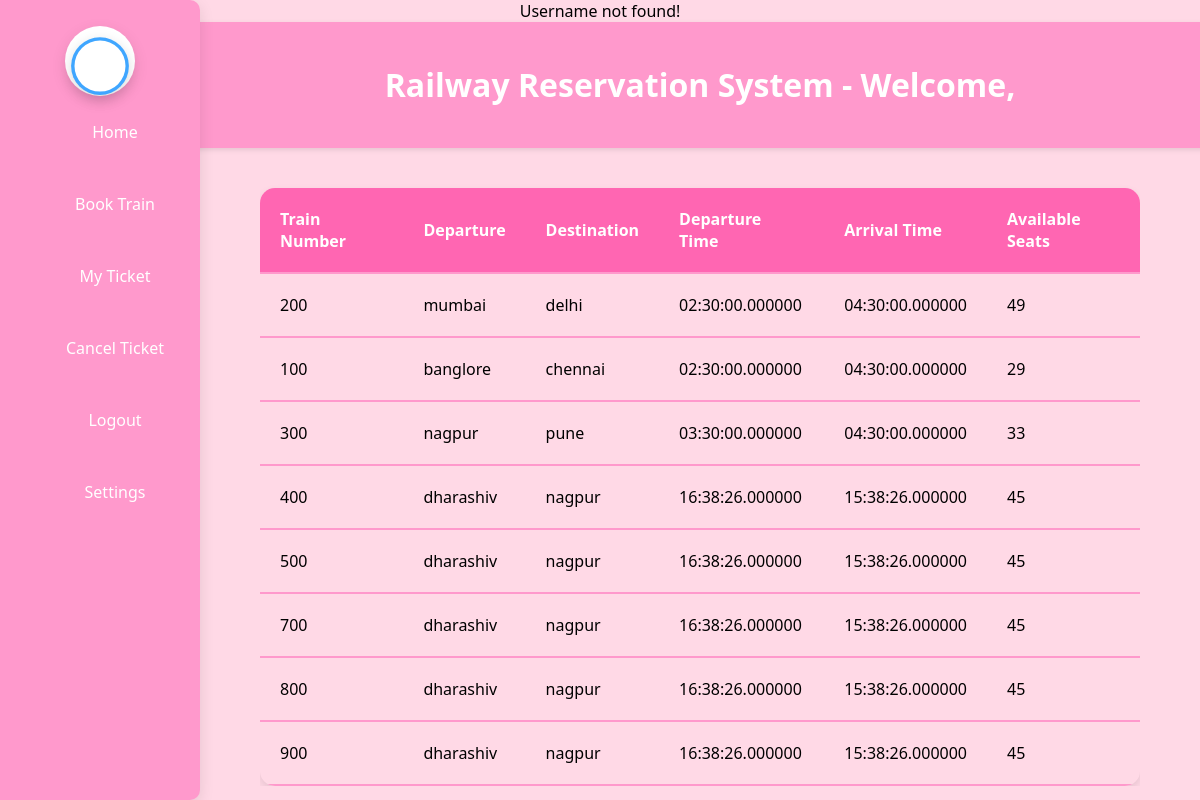
Page /table.php on the committed database.
### tables this page shows
CREATE TABLE `train` (
  `Train Number` int(20) NOT NULL,
  `Departure` varchar(20) NOT NULL,
  `Destination` varchar(20) NOT NULL,
  `Departure Time` time(6) NOT NULL,
  `Arrival Time` time(6) NOT NULL,
  `Available Seats` int(20) NOT NULL,
  `Action` varchar(20) NOT NULL
);

### table.php (the view, shortened to what this page needs)
<!DOCTYPE html>
<html lang="en">
<body>
<?php include ('navheader.php'); ?>
    <div class="table-container">
        <table>
            <thead>
                <tr>
                    <th>Train Number</th>
                    <th>Departure</th>
                    <th>Destination</th>
                    <th>Departure Time</th>
                    <th>Arrival Time</th>
                    <th>Available Seats</th>
                </tr>
            </thead>
            <tbody>
                <?php
                $host = 'localhost';
                $db_username = 'root';
                $db_password = '';
                $database = 'traindetails';
                $conn = new mysqli($host, $db_username, $db_password, $database);
                $sql = "SELECT * FROM train";
                $result = $conn->query($sql);
                if ($result->num_rows > 0) {
                    while ($row = $result->fetch_assoc()) {
                        echo "<tr>";
                        echo "<td>" . $row['Train Number'] . "</td>";
                        echo "<td>" . $row['Departure'] . "</td>";
                        echo "<td>" . $row['Destination'] . "</td>";
                        echo "<td>" . $row['Departure Time'] . "</td>";
                        echo "<td>" . $row['Arrival Time'] . "</td>";
                        echo "<td>" . $row['Available Seats'] . "</td>";
                        echo "</tr>";
                    }
                } else {
                    echo "<tr><td colspan='7'>No train details found.</td></tr>";
                }
                ?>
            </tbody>
        </table>
    </div>
</body>
</html>

### navheader.php (shortened to what this page needs)
<?php
if (isset($_SESSION['username'])) {
    $username = $_SESSION['username'];
} else {
    echo "Username not found!";
}
?>
<!DOCTYPE html>
<html lang="en">
<head>
</head>
<body>
    <div class="navbar">
        <ul>
            <li class="circle-indicator"><span></span></li>
            <li><a href="table.php"><span class="text">Home</span></a></li>
            <li><a href="train_book.php"><span class="text">Book Train</span></a></li>
            <li><a href="myticket.php"><span class="text">My Ticket</span></a></li>
            <li><a href="#"><span class="text">Cancel Ticket</span></a></li>
            <li><a href="login.php"><span class="text">Logout</span></a></li>
            <li><a href="#"><span class="text">Settings</span></a></li>
        </ul>
    </div>
    <div class="header">
        <h1 style="color: #ffffff;">Railway Reservation System - Welcome,
        </h1>
    </div>
</body>
</html>

### navheader.php (style rules this page uses)
body { font-family: 'Segoe UI', Tahoma, Geneva, Verdana, sans-serif; margin: 0; padding: 0; display: flex; flex-direction: column; align-items: center; justify-content: flex-start; min-height: 100vh; background-color: #ffd9e6; }
.navbar { background-color: #ff99cc; overflow: hidden; width: 200px; height: 100%; position: fixed; left: 0; top: 0; display: flex; flex-direction: column; justify-content: space-between; align-items: center; z-index: 1; box-shadow: 0 5px 15px rgba(0, 0, 0, 0.1); border-top-right-radius: 10px; border-bottom-right-radius: 10px; }
.navbar ul { display: flex; flex-direction: column; padding: 0; list-style: none; align-items: center; }
.navbar li { margin-bottom: 20px; position: relative; }
.circle-indicator { position: absolute; top: 10px; width: 70px; height: 70px; border-radius: 50%; background: #fff; cursor: pointer; transition: 0.5s; display: flex; align-items: center; justify-content: center; box-shadow: 0 5px 15px rgba(0, 0, 0, 0.1); }
.circle-indicator span { width: 60px; height: 60px; border: 4px solid #29fd; background: #fff; border-radius: 50%; transform-origin: bottom; box-shadow: 0 5px 15px rgba(0, 0, 0, 0.15); transform: scale(0.85); }
.navbar a { color: #ffffff; text-decoration: none; padding: 15px; border-radius: 10px; transition: background-color 0.3s ease; font-size: 16px; text-align: center; width: 100%; display: block; }
.header { background-color: #ff99cc; width: calc(100% - 200px); margin-left: 200px; padding: 20px; box-shadow: 0 2px 5px rgba(0, 0, 0, 0.1); text-align: center; }
.table-container { margin-top: 20px; width: calc(90% - 200px); overflow-x: auto; margin-left: 200px; }
table { width: 100%; border-collapse: collapse; margin-top: 20px; border-radius: 15px; overflow: hidden; box-shadow: 0 4px 8px rgba(0, 0, 0, 0.1); }
th, td { padding: 20px; text-align: left; border-bottom: 2px solid #ff99cc; }
th { background-color: #ff66b2; color: #ffffff; }

### rows in the picture
train: Train Number "200", Departure "mumbai", Destination "delhi", Departure Time "02:30:00.000000", Arrival Time "04:30:00.000000", Available Seats "49"
train: Train Number "100", Departure "banglore", Destination "chennai", Departure Time "02:30:00.000000", Arrival Time "04:30:00.000000", Available Seats "29"
train: Train Number "300", Departure "nagpur", Destination "pune", Departure Time "03:30:00.000000", Arrival Time "04:30:00.000000", Available Seats "33"
train: Train Number "400", Departure "dharashiv", Destination "nagpur", Departure Time "16:38:26.000000", Arrival Time "15:38:26.000000", Available Seats "45"
train: Train Number "500", Departure "dharashiv", Destination "nagpur", Departure Time "16:38:26.000000", Arrival Time "15:38:26.000000", Available Seats "45"
train: Train Number "700", Departure "dharashiv", Destination "nagpur", Departure Time "16:38:26.000000", Arrival Time "15:38:26.000000", Available Seats "45"
train: Train Number "800", Departure "dharashiv", Destination "nagpur", Departure Time "16:38:26.000000", Arrival Time "15:38:26.000000", Available Seats "45"
train: Train Number "900", Departure "dharashiv", Destination "nagpur", Departure Time "16:38:26.000000", Arrival Time "15:38:26.000000", Available Seats "45"
